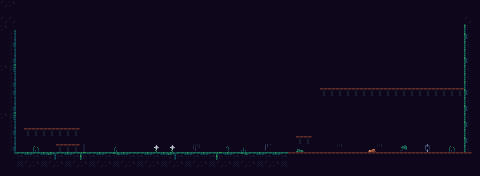

Tiled map render using the project's own tile images. Description and the map definition, with tile-layer contents summarised, below:
An orthogonal 60x22 tile map with 8x8 px tiles, 9 tile layers (Bg, Bushes, Floor, Platform, ...), 11 hidden layers not drawn, 4 tilesets and 2 objects (2x trigger).

<map version="1.10" tiledversion="1.11.2" orientation="orthogonal" renderorder="right-down" width="60" height="22" tilewidth="8" tileheight="8" infinite="0">
 <tileset firstgid="1" source="../adve/tiles.tsx" />
 <tileset firstgid="505" source="door_pressure_plate.tsx" />
 <tileset firstgid="508" source="1bitplatformer.tsx" />
 <tileset firstgid="908" source="pressure_plate.tsx" />
 <layer name="Bg" width="60" height="22">
  <data>[1320 cells, 1320 non-empty, 1 distinct tile ids]</data>
 </layer>
 <layer name="Bushes" width="60" height="22">
  <data>[1320 cells, 16 non-empty, 12 distinct tile ids]</data>
 </layer>
 <layer name="Floor" width="60" height="22">
  <data>[1320 cells, 187 non-empty, 20 distinct tile ids]</data>
 </layer>
 <layer name="Platform" width="60" height="22">
  <data>[1320 cells, 27 non-empty, 1 distinct tile ids]</data>
 </layer>
 <layer name="BrakablePlatform" width="60" height="22">
  <data>[1320 cells, 0 non-empty, 0 distinct tile ids]</data>
 </layer>
 <layer name="Water" width="60" height="22">
  <data>[1320 cells, 3 non-empty, 1 distinct tile ids]</data>
 </layer>
 <layer name="Lava" width="60" height="22">
  <data>[1320 cells, 23 non-empty, 1 distinct tile ids]</data>
 </layer>
 <layer name="Stairs" width="60" height="22">
  <data>[1320 cells, 0 non-empty, 0 distinct tile ids]</data>
 </layer>
 <layer name="DoorPressure" width="60" height="22" visible="0">
  <data>[1320 cells, 2 non-empty, 1 distinct tile ids]</data>
 </layer>
 <layer name="Door" width="60" height="22" visible="0">
  <data>[1320 cells, 8 non-empty, 1 distinct tile ids]</data>
 </layer>
 <layer name="SecondDoorPressure" width="60" height="22" visible="0">
  <data>[1320 cells, 0 non-empty, 0 distinct tile ids]</data>
 </layer>
 <layer name="SecondDoor" width="60" height="22" visible="0">
  <data>[1320 cells, 4 non-empty, 1 distinct tile ids]</data>
 </layer>
 <layer name="MovingPlatforms" width="60" height="22" visible="0">
  <data>[1320 cells, 0 non-empty, 0 distinct tile ids]</data>
 </layer>
 <layer name="MovingPlatformsPoints" width="60" height="22" visible="0">
  <data>[1320 cells, 0 non-empty, 0 distinct tile ids]</data>
 </layer>
 <layer name="Pressure" width="60" height="22" visible="0">
  <data>[1320 cells, 0 non-empty, 0 distinct tile ids]</data>
 </layer>
 <layer name="FinalExitA" width="60" height="22" visible="0">
  <data>[1320 cells, 1 non-empty, 1 distinct tile ids]</data>
 </layer>
 <layer name="FinalExitB" width="60" height="22" visible="0">
  <data>[1320 cells, 1 non-empty, 1 distinct tile ids]</data>
 </layer>
 <layer name="SpawnA" width="60" height="22" visible="0">
  <data>[1320 cells, 1 non-empty, 1 distinct tile ids]</data>
 </layer>
 <layer name="SpawnB" width="60" height="22" visible="0">
  <data>[1320 cells, 1 non-empty, 1 distinct tile ids]</data>
 </layer>
 <layer name="Sign" width="60" height="22">
  <data>[1320 cells, 1 non-empty, 1 distinct tile ids]</data>
 </layer>
 <objectgroup name="Mechanisms">
  <object id="1" name="orange_latch" type="trigger" x="96" y="144" width="8" height="8">
   <properties>
    <property name="trigger_id" value="orange_latch" />
    <property name="controls" value="door:0" />
    <property name="mode" value="hold" />
    <property name="required_player" type="int" value="2" />
    <property name="plate_index" type="int" value="0" />
    <property name="door_index" type="int" value="0" />
   </properties>
  </object>
  <object id="2" name="green_latch" type="trigger" x="192" y="144" width="8" height="8">
   <properties>
    <property name="trigger_id" value="green_latch" />
    <property name="controls" value="door:0" />
    <property name="mode" value="hold" />
    <property name="required_player" type="int" value="1" />
    <property name="plate_index" type="int" value="1" />
    <property name="door_index" type="int" value="0" />
   </properties>
  </object>
 </objectgroup>
</map>
